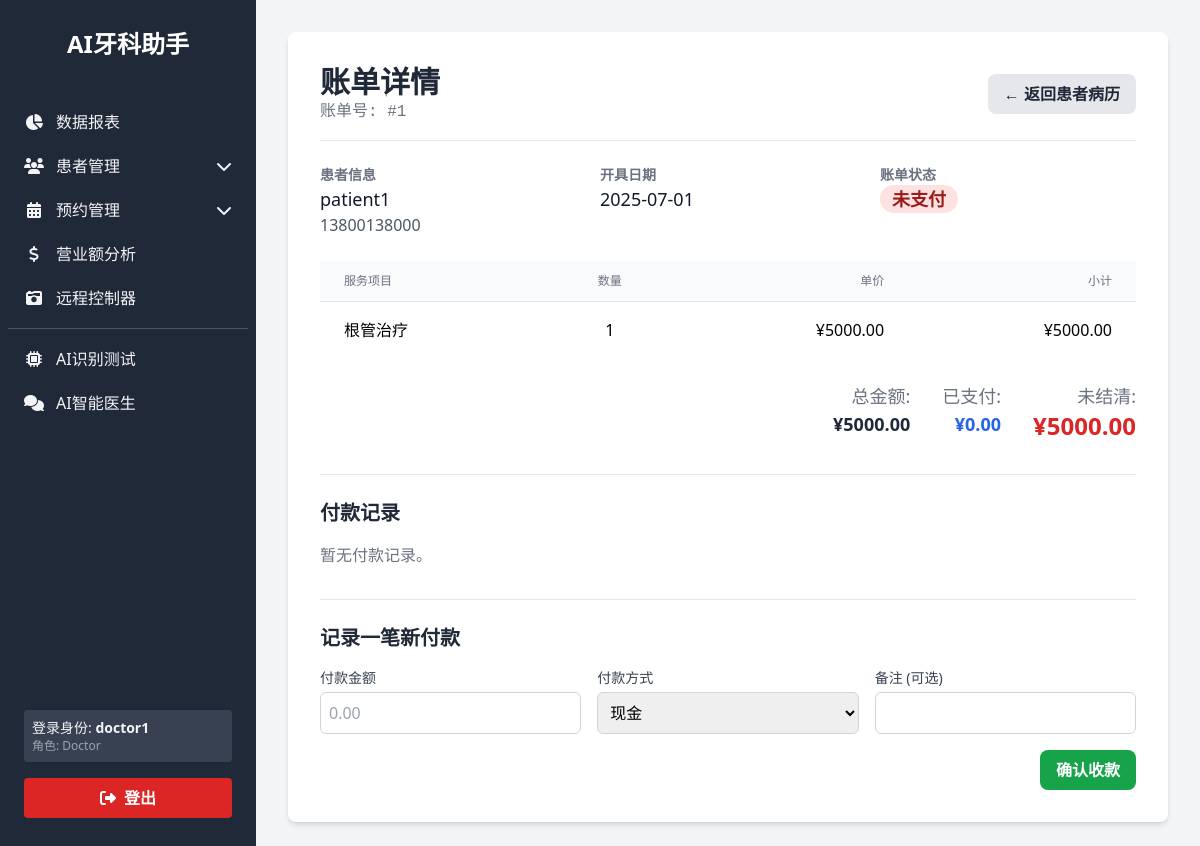
Page /doctor/invoice/1 (signed in) on the committed database.
### models.py (models this page shows, shortened)
class User(db.Model):
    id = db.Column(db.Integer, primary_key=True)
    username = db.Column(db.String(80), unique=True, nullable=False)
    password_hash = db.Column(db.String(128), nullable=False)
    role = db.Column(db.String(20), nullable=False, index=True) # 为角色添加索引以优化查询
    patients = db.relationship('Patient', backref='doctor', lazy='dynamic', foreign_keys='Patient.doctor_id', cascade="all, delete-orphan")
    appointments = db.relationship('Appointment', backref='doctor', lazy='dynamic', foreign_keys='Appointment.doctor_id', cascade="all, delete-orphan")
    prescriptions = db.relationship('Prescription', backref='doctor', lazy='dynamic', foreign_keys='Prescription.doctor_id', cascade="all, delete-orphan")

class Invoice(db.Model):
    id = db.Column(db.Integer, primary_key=True)
    issue_date = db.Column(db.DateTime, nullable=False, default=datetime.datetime.utcnow)
    due_date = db.Column(db.DateTime, nullable=True)
    total_amount = db.Column(db.Float, nullable=False)
    paid_amount = db.Column(db.Float, nullable=False, default=0.0)
    status = db.Column(db.String(30), nullable=False, default='未支付') # 例如: '未支付', '部分支付', '已付清', '已逾期'
    patient_id = db.Column(db.Integer, db.ForeignKey('patient.id'), nullable=False)
    items = db.relationship('InvoiceItem', backref='invoice', lazy=True, cascade="all, delete-orphan")
    payments = db.relationship('Payment', backref='invoice', lazy=True, cascade="all, delete-orphan")

class Patient(db.Model):
    id = db.Column(db.Integer, primary_key=True)
    name = db.Column(db.String(100), nullable=False, unique=True, index=True)
    gender = db.Column(db.String(10))
    dob = db.Column(db.String(20)) # 出生日期
    contact = db.Column(db.String(50))
    chief_complaint = db.Column(db.Text) # 主诉
    present_illness = db.Column(db.Text) # 现病史
    past_history = db.Column(db.Text) # 既往史
    examination_info = db.Column(db.Text) # 检查信息
    differential_diagnosis = db.Column(db.Text) # 鉴别诊断
    treatment_plan = db.Column(db.Text) # 治疗计划
    creation_date = db.Column(db.DateTime, nullable=False, default=lambda: datetime.datetime.now(datetime.timezone.utc))
    chat_history_json = db.Column(db.Text, name='chat_history') # 与AI的聊天记录
    dental_chart_json = db.Column(db.Text, name='dental_chart') # 牙位图标记数据
    @property
    def chat_history(self):
        return json.loads(self.chat_history_json) if self.chat_history_json else []
    @chat_history.setter
    def chat_history(self, history):
        self.chat_history_json = json.dumps(history, ensure_ascii=False)
    @property
    def dental_chart(self):
        return json.loads(self.dental_chart_json) if self.dental_chart_json else {}
    @dental_chart.setter
    def dental_chart(self, chart_data):
        self.dental_chart_json = json.dumps(chart_data, ensure_ascii=False)
    doctor_id = db.Column(db.Integer, db.ForeignKey('user.id'), nullable=False)
    xrays = db.relationship('XRay', backref='patient', lazy='dynamic', cascade="all, delete-orphan")
    appointments = db.relationship('Appointment', backref='patient', lazy='dynamic', cascade="all, delete-orphan")
    prescriptions = db.relationship('Prescription', backref='patient', lazy='dynamic', cascade="all, delete-orphan")
    invoices = db.relationship('Invoice', backref='patient', lazy='dynamic', cascade="all, delete-orphan")

class InvoiceItem(db.Model):
    id = db.Column(db.Integer, primary_key=True)
    service_name = db.Column(db.String(150), nullable=False)
    quantity = db.Column(db.Integer, nullable=False, default=1)
    unit_price = db.Column(db.Float, nullable=False) # 记录开单时的价格，以防服务标准价格变动
    invoice_id = db.Column(db.Integer, db.ForeignKey('invoice.id'), nullable=False)

### app.py (the view, shortened to what this page needs)
@app.route('/doctor/invoice/<int:invoice_id>', methods=['GET', 'POST'])
@login_required
@role_required('doctor')
def invoice_detail(invoice_id):
    invoice = Invoice.query.get_or_404(invoice_id)
    if invoice.patient.doctor.username != session['user']['username']:
        flash('您没有权限访问此账单。', 'danger')
        return redirect(url_for('doctor_dashboard'))
    return render_template('invoice_detail.html', invoice=invoice)

### app.py (called while the page is built)
def login_required(f):
    @wraps(f)
    def decorated_function(*args, **kwargs):
        if 'user' not in session:
            flash('请先登录以访问此页面。', 'warning')
            return redirect(url_for('login'))
        return f(*args, **kwargs)
    return decorated_function

def role_required(required_role):
    def decorator(f):
        @wraps(f)
        def decorated_function(*args, **kwargs):
            if session.get('user', {}).get('role') != required_role:
                flash(f'您没有权限访问此页面，需要 "{required_role}" 角色。', 'danger')
                return redirect(url_for('index'))
            return f(*args, **kwargs)
        return decorated_function
    return decorator

@app.context_processor
def inject_helpers():
    return dict(helpers=helpers)

### templates/invoice_detail.html (shortened to what this page needs)
{% extends "base.html" %}
{% block content %}
<div class="bg-white p-8 rounded-lg shadow-md max-w-4xl mx-auto">
    <div class="flex justify-between items-center border-b pb-4 mb-6">
        <div>
            <h1 class="text-3xl font-bold text-gray-800">账单详情</h1>
            <p class="text-gray-500 font-mono">账单号: #{{ invoice.id }}</p>
        </div>
        <a href="{{ url_for('patient_detail', patient_id=invoice.patient.id) }}?tab=finance" class="bg-gray-200 text-gray-800 font-bold py-2 px-4 rounded-lg hover:bg-gray-300">
            &larr; 返回患者病历
        </a>
    </div>
    <div class="grid grid-cols-1 md:grid-cols-3 gap-6 mb-6">
        <div>
            <h4 class="text-sm font-semibold text-gray-500 uppercase">患者信息</h4>
            <p class="text-lg text-gray-900">{{ invoice.patient.name }}</p>
            <p class="text-gray-600">{{ invoice.patient.contact }}</p>
        </div>
        <div>
            <h4 class="text-sm font-semibold text-gray-500 uppercase">开具日期</h4>
            <p class="text-lg text-gray-900">{{ invoice.issue_date.strftime('%Y-%m-%d') }}</p>
        </div>
        <div>
            <h4 class="text-sm font-semibold text-gray-500 uppercase">账单状态</h4>
            <span class="px-3 py-1 inline-flex text-lg leading-5 font-semibold rounded-full
                {% if invoice.status == '已付清' %} bg-green-100 text-green-800
                {% elif invoice.status == '部分支付' %} bg-yellow-100 text-yellow-800
                {% else %} bg-red-100 text-red-800 {% endif %}">
                {{ invoice.status }}
            </span>
        </div>
    </div>
    <div class="overflow-x-auto mb-6">
        <table class="min-w-full divide-y divide-gray-200">
            <thead class="bg-gray-50">
                <tr>
                    <th class="px-6 py-3 text-left text-xs font-medium text-gray-500 uppercase">服务项目</th>
                    <th class="px-6 py-3 text-center text-xs font-medium text-gray-500 uppercase">数量</th>
                    <th class="px-6 py-3 text-right text-xs font-medium text-gray-500 uppercase">单价</th>
                    <th class="px-6 py-3 text-right text-xs font-medium text-gray-500 uppercase">小计</th>
                </tr>
            </thead>
            <tbody class="bg-white divide-y divide-gray-200">
                {% for item in invoice.items %}
                <tr>
                    <td class="px-6 py-4 whitespace-nowrap">{{ item.service_name }}</td>
                    <td class="px-6 py-4 whitespace-nowrap text-center">{{ item.quantity }}</td>
                    <td class="px-6 py-4 whitespace-nowrap text-right">¥{{ "%.2f"|format(item.unit_price) }}</td>
                    <td class="px-6 py-4 whitespace-nowrap text-right">¥{{ "%.2f"|format(item.quantity * item.unit_price) }}</td>
                </tr>
                {% endfor %}
            </tbody>
        </table>
    </div>
    <div class="flex justify-end space-x-8 text-lg mb-8">
        <div class="text-right">
            <p class="text-gray-500">总金额:</p>
            <p class="font-bold text-gray-800">¥{{ "%.2f"|format(invoice.total_amount) }}</p>
        </div>
        <div class="text-right">
            <p class="text-gray-500">已支付:</p>
            <p class="font-bold text-blue-600">¥{{ "%.2f"|format(invoice.paid_amount) }}</p>
        </div>
        <div class="text-right">
            <p class="text-gray-500">未结清:</p>
            <p class="font-bold text-2xl text-red-600">¥{{ "%.2f"|format(invoice.total_amount - invoice.paid_amount) }}</p>
        </div>
    </div>
    <hr class="my-6">
    <div>
        <h3 class="text-xl font-semibold text-gray-800 mb-4">付款记录</h3>
        {% if invoice.payments %}
            <ul class="space-y-2">
            {% for payment in invoice.payments %}
                <li class="p-3 bg-gray-50 rounded-md flex justify-between items-center">
                    <div>
                        <p class="font-semibold">¥{{ "%.2f"|format(payment.amount) }}</p>
                        <p class="text-sm text-gray-500">{{ payment.payment_date.strftime('%Y-%m-%d %H:%M') }} - {{ payment.method or '未指定方式' }}</p>
                        {% if payment.notes %}<p class="text-xs text-gray-400 mt-1">备注: {{ payment.notes }}</p>{% endif %}
                    </div>
                </li>
            {% endfor %}
            </ul>
        {% else %}
            <p class="text-gray-500">暂无付款记录。</p>
        {% endif %}
    </div>
    {% if invoice.status != '已付清' %}
    <div class="mt-8 pt-6 border-t">
        <h3 class="text-xl font-semibold text-gray-800 mb-4">记录一笔新付款</h3>
        <form action="{{ url_for('invoice_detail', invoice_id=invoice.id) }}" method="POST">
            <div class="grid grid-cols-1 md:grid-cols-3 gap-4 items-end">
                <div>
                    <label for="amount" class="block text-sm font-medium text-gray-700">付款金额</label>
                    <input type="number" step="0.01" name="amount" id="amount" required class="mt-1 w-full border border-gray-300 rounded-md p-2" placeholder="0.00">
                </div>
                <div>
                    <label for="method" class="block text-sm font-medium text-gray-700">付款方式</label>
                    <select name="method" id="method" class="mt-1 w-full border border-gray-300 rounded-md p-2">
                        <option>现金</option>
                    </select>
                </div>
                <div class="flex-grow">
                    <label for="notes" class="block text-sm font-medium text-gray-700">备注 (可选)</label>
                    <input type="text" name="notes" id="notes" class="mt-1 w-full border border-gray-300 rounded-md p-2">
                </div>
            </div>
            <div class="text-right mt-4">
                <button type="submit" class="bg-green-600 text-white font-bold py-2 px-4 rounded-lg hover:bg-green-700">确认收款</button>
            </div>
        </form>
    </div>
    {% endif %}
</div>
{% endblock %}

### templates/base.html (shortened to what this page needs)
<!DOCTYPE html>
<html lang="zh-CN">
<head>
    <script src="https://cdn.tailwindcss.com"></script>
    <link rel="stylesheet" href="https://cdnjs.cloudflare.com/ajax/libs/font-awesome/6.4.0/css/all.min.css">
</head>
<body class="bg-gray-100 font-sans leading-normal tracking-normal">
    <div class="flex flex-col md:flex-row min-h-screen">
        {% if session.user %}
        <div class="md:flex md:flex-shrink-0">
            <aside class="bg-gray-800 text-gray-100 w-full md:w-64 py-7 px-2 fixed inset-y-0 left-0 transform md:relative md:translate-x-0 -translate-x-full transition-transform duration-200 ease-in-out md:flex md:flex-col md:justify-between z-30"
                  x-data="{ open: false }"
                  @toggle-sidebar.window="open = !open"
                  @keydown.escape.window="open = false"
                  :class="{'translate-x-0': open, '-translate-x-full': !open}"
                  x-show="true"
                  @click.away="open = false">
                <div class="flex-grow">
                    <div class="px-4 mb-10 text-center">
                         <a href="{{ url_for('index') }}" class="text-white text-2xl font-semibold uppercase hover:text-gray-300">AI牙科助手</a>
                    </div>
                    <nav>
                        {% set active_page = request.endpoint %}
                        {% if session.user.role == 'admin' %}
                        <a href="{{ url_for('admin_dashboard') }}" class="nav-link {% if active_page == 'admin_dashboard' %}active{% endif %}">
                            <i class="fas fa-tachometer-alt fa-fw mr-3"></i>用户与病患
                        </a>
                        <a href="{{ url_for('admin_services') }}" class="nav-link {% if active_page == 'admin_services' %}active{% endif %}">
                            <i class="fas fa-hand-holding-usd fa-fw mr-3"></i>服务项目管理
                        </a>
                        {% elif session.user.role == 'doctor' %}
                        <a href="{{ url_for('doctor_reports') }}" class="nav-link {% if active_page == 'doctor_reports' %}active{% endif %}">
                            <i class="fas fa-chart-pie fa-fw mr-3"></i>数据报表
                        </a>
                        <div x-data="{ open: {{ 'true' if 'patient' in active_page or active_page == 'doctor_dashboard' else 'false' }} }">
                            <button @click="open = !open" class="nav-link w-full text-left">
                                <i class="fas fa-users fa-fw mr-3"></i>
                                <span>患者管理</span>
                                <i class="fas fa-chevron-down ml-auto transition-transform" :class="{'rotate-180': open}"></i>
                            </button>
                        </div>
                        <div x-data="{ open: {{ 'true' if 'appointment' in active_page else 'false' }} }">
                            <button @click="open = !open" class="nav-link w-full text-left">
                                <i class="fas fa-calendar-alt fa-fw mr-3"></i>
                                <span>预约管理</span>
                                <i class="fas fa-chevron-down ml-auto transition-transform" :class="{'rotate-180': open}"></i>
                            </button>
                        </div>
                        <a href="{{ url_for('financial_reports') }}" class="nav-link {% if active_page == 'financial_reports' %}active{% endif %}">
                            <i class="fas fa-dollar-sign fa-fw mr-3"></i>营业额分析
                        </a>
                        <a href="{{ url_for('controller') }}" class="nav-link {% if active_page == 'controller' %}active{% endif %}">
                            <i class="fas fa-camera-retro fa-fw mr-3"></i>远程控制器
                        </a>
                        <hr class="my-2 border-gray-600">
                        <a href="{{ url_for('ai_test_page') }}" class="nav-link {% if active_page == 'ai_test_page' %}active{% endif %}">
                            <i class="fas fa-microchip fa-fw mr-3"></i>AI识别测试
                        </a>
                        <a href="{{ url_for('chat') }}" class="nav-link {% if active_page == 'chat' %}active{% endif %}">
                            <i class="fas fa-comments fa-fw mr-3"></i>AI智能医生
                        </a>
                        {% endif %}
                    </nav>
                </div>
                <div class="flex-shrink-0 px-4 py-2">
                    <div class="mb-4 p-2 rounded bg-gray-700">
                        <p class="text-sm">登录身份: <strong>{{ session.user.username }}</strong></p>
                        <p class="text-xs text-gray-400 capitalize">角色: {{ session.user.role }}</p>
                    </div>
                    <a href="{{ url_for('logout') }}" class="block w-full text-center bg-red-600 hover:bg-red-700 text-white font-bold py-2 px-4 rounded transition duration-200">
                        <i class="fas fa-sign-out-alt mr-2"></i>登出
                    </a>
                </div>
            </aside>
        </div>
        {% endif %}
        <div class="flex-1 flex flex-col overflow-hidden">
            <main class="flex-1 overflow-x-hidden overflow-y-auto bg-gray-100 p-4 md:p-8">
                {% block content %}{% endblock %}
            </main>
        </div>
    </div>
</body>
</html>

### templates/base.html (style rules this page uses)
.nav-link { display: flex; align-items: center; padding: 0.625rem 1rem; border-radius: 0.375rem; transition: all 0.2s ease-in-out; text-decoration: none; }

### rows in the picture
User: user.username "doctor1", user.role "Doctor"
Invoice: id "1", issue_date "2025-07-01", status "未支付", total_amount "5000.00", paid_amount "0.00", invoice.total_amount-invoice.paid_amount "5000.00"
Patient: patient.name "patient1", patient.contact "13800138000"
InvoiceItem: service_name "根管治疗", quantity "1", unit_price "5000.00", item.quantity*item.unit_price "5000.00"
